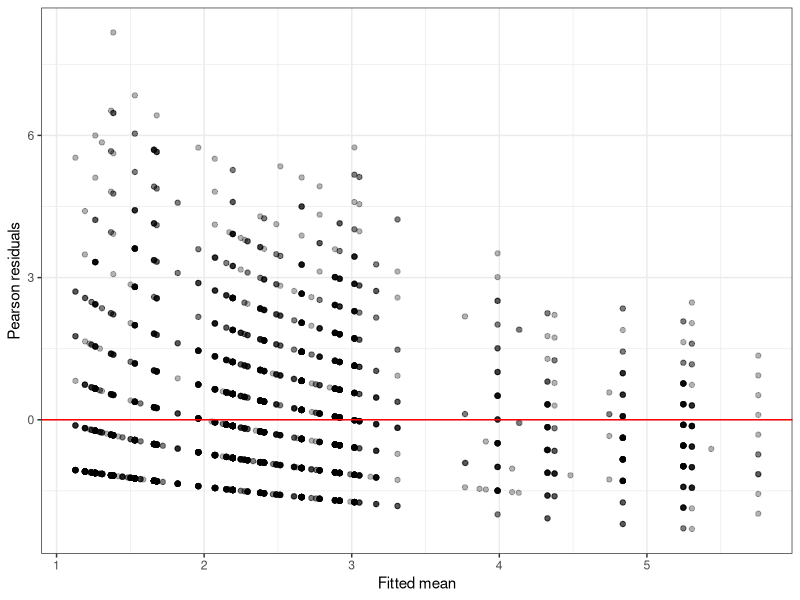

Recreate this plot in R.
library(tidyverse)
library(broom)
library(MASS)

set.seed(3100)
theme_set(theme_bw())

# problem 1 ---------------------------------------------------------------

# read data
fertility <- read.csv("data/fertility_data.csv", header = TRUE) %>%
  as_tibble() %>%
  mutate(
    educ0    = as.factor(educ0),
    usemeth  = as.factor(usemeth),
    urban    = as.factor(urban),
    electric = as.factor(electric),
    radio    = as.factor(radio),
    tv       = as.factor(tv),
    bicycle  = as.factor(bicycle)
  )

# a)
cat("The response variable ceb is a count (number of children).
A Poisson model with log-link is natural when births are modeled
as independent events with constant rate within covariate groups.\n")

# b) full Poisson GLM
fit_full <- glm(
  ceb ~ educ0 + usemeth + urban + electric + radio + tv + bicycle,
  data = fertility,
  family = poisson(link = "log")
)

summary(fit_full)
tidy(fit_full, exponentiate = TRUE, conf.int = TRUE)

# diagnostic plot: Pearson residuals vs fitted
resid_plot <- fertility %>%
  mutate(
    fitted = fitted(fit_full),
    resid = residuals(fit_full, type = "pearson")
  ) %>%
  ggplot(aes(x = fitted, y = resid)) +
  geom_point(alpha = 0.3) +
  geom_hline(yintercept = 0, color = "red") +
  labs(x = "Fitted mean", y = "Pearson residuals") +
  theme_bw()

ggsave("plots/problem1_residuals_vs_fitted.pdf", resid_plot, width = 7, height = 4)

# c) model selection
drop1(fit_full, test = "Chisq")

fit_no_tv <- update(fit_full, . ~ . - tv)
fit_no_bicycle <- update(fit_no_tv, . ~ . - bicycle)

anova(fit_full, fit_no_tv, test = "Chisq")
anova(fit_no_tv, fit_no_bicycle, test = "Chisq")

AIC(fit_full, fit_no_tv, fit_no_bicycle)

# choose best model
fit_best <- fit_no_tv
summary(fit_best)

# d) rate ratios
rate_ratios <- tidy(fit_best, exponentiate = TRUE, conf.int = TRUE) %>%
  dplyr::select(term, estimate, conf.low, conf.high, p.value)

rate_ratios

# e) prediction for given covariate combination
newdata <- tibble(
  educ0   = factor(0, levels = c(0,1)),
  usemeth = factor(0, levels = c(0,1)),
  urban   = factor(0, levels = c(0,1)),
  electric = factor(1, levels = c(0,1)),
  radio    = factor(1, levels = c(0,1)),
  bicycle  = factor(1, levels = c(0,1))
)

pred <- predict(fit_best, newdata = newdata, type = "link", se.fit = TRUE)

rate_est <- exp(pred$fit)
rate_low <- exp(pred$fit - 1.96 * pred$se.fit)
rate_high <- exp(pred$fit + 1.96 * pred$se.fit)

cbind(newdata, rate_est, rate_low, rate_high)
